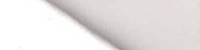
#> input picture signature_detection/Created_signature_classifier_dataset/NON_sign/10116.png, 200 x 50 px, given as the content of the folder Created_signature_classifier_dataset/NON_sign/10116.png, which was not available
$ python signature_level_1.py Created_signature_classifier_dataset/NON_sign/10116.png   (older library calls are emulated)
#> lines starting #> are read from the running program, lines starting #| are printed output that depends on the picture; after the words box and inside, x2 and y2 are one past the last pixel; in counts of white or black regions, pixels touching at a corner belong together; pictures that were not available may be replaced by others from this repository, and a replacement may not be noted
import cv2
import numpy as np
import matplotlib.pyplot as plt
import os
import random
from matplotlib.pyplot import imshow
import sys

##########################################################################

print("path given : " + str(sys.argv[1:]))
x = (sys.argv[1:])
path = x[0]
y = os.listdir(x[0])
images = []
for i in y :
	if i.split('.')[-1].lower() == "png" or i.split('.')[-1].lower() == "jpg" or i.split('.')[-1].lower() == "jpeg":
		images.append(i)
		#print(i)
#print(images)

##########################################################################

for i in images :
	try:
		##########################################################################
		image_name = i   #"01.png"
		print("processing...." + image_name )
		#path = x[0]
		#print(path)
		destination = path + "/DETECTED/" + str(image_name.split('.')[0]) +"/"
		#print(destination)
		destination_prob_stamps = path + "/DETECTED/"  + str(image_name.split('.')[0]) +"/prob_signature/"
		#print(destination_prob_stamps)

		#image_name = arg
		img_path = path + "/" +  image_name

		if not os.path.exists(destination):
			os.makedirs(destination)

		if not os.path.exists(destination_prob_stamps):
			os.makedirs(destination_prob_stamps)

		#############################################################################
		#                             processing part
		#############################################################################
		# read image
		img = cv2.imread(img_path, 0)
#> img: shape (50, 200); min 149, max 255, mean 228.1
		#plt.imshow(img)
		ret, thresh = cv2.threshold(img, 200, 255, cv2.THRESH_BINARY)       # VARIABLE 1
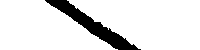
#> thresh: shape (50, 200); 88.9% white; 1 black region, box (x1, y1, x2, y2) and area: (45, 0, 141, 50) 1110
		# Otsu's thresholding
		#ret, thresh = cv2.threshold(img,0,255,cv2.THRESH_BINARY+cv2.THRESH_OTSU)
		##############################
		cv2.imwrite( destination +"thresh.jpg", thresh )

		# connected component labeling and filtering based on size
		size_threshold = (img.shape[0]*img.shape[1])
#> size_threshold = 10000

		#find all your connected components (white blobs in your image)
		nb_components, output, stats, centroids = cv2.connectedComponentsWithStats(cv2.bitwise_not(thresh), connectivity=8)
#> nb_components = 2; stats = [[0, 0, 200, 50, 8890], [45, 0, 96, 50, 1110]]; centroids = [[100.4, 24.41], [92.34, 25.24]]
		sizes = stats[1:, -1]; nb_components = nb_components - 1
#> after `sizes = stats[1:, -1]`: sizes = [1110]
#> after `nb_components = nb_components - 1`: nb_components = 1

		# minimum & maximum size of particles we want to keep (number of pixels)
		min_size = 100  # VARIABLE 2
		max_size = size_threshold*0.7 # VARIABLE 3
#> max_size = 7000
		img2 = np.zeros((output.shape))

		#for every component in the image, you keep it only if it's above min_size & less than max_size
		for i in range(0, nb_components):
			if sizes[i] >= min_size and sizes[i] <= max_size:
				img2[output == i + 1] = 255

		cv2.imwrite( destination+ "connected_components.jpg", (img2) )

		# blurring the image to combine nearby blobs
		filter_size = 9 # 21   # VARIABLE 4
		bb_image = cv2.GaussianBlur(img2,(filter_size,filter_size),0)
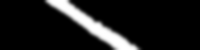
#> bb_image: shape (50, 200) float64; min 0, max 255, mean 28.3

		# find contours and get the external one
		image, contours, hier = cv2.findContours(bb_image.astype('uint8'), cv2.RETR_TREE,
		cv2.CHAIN_APPROX_SIMPLE)
#> contours = 1 contour; box (x1, y1, x2, y2) and area: (42, 0, 144, 50) 1754

		# drawing bounding boxes around probable blobs of stamp

		# h & w ... based on actual image ratio

		stamp_list = []
		for c in contours:
			# get the bounding rect
			x, y, w, h = cv2.boundingRect(c)
			#print(x , " ", y , " ", w , " ",h)
			if (h>img.shape[0]*.05 and h<img.shape[0]*0.7) and (w>img.shape[1]*0.05 and w<img.shape[1]*0.7) :  # # VARIABLE 4
				#print(x , " ", y , " ", w , " ",h)
				# draw a rectangle to visualize
				cv2.rectangle(bb_image, (x, y), (x+w, y+h),(255, 255, 0), 2)
				stamp_list.append([y,y+h,x,x+w])
#> this loop made 1 pass
#> (x, y, w, h) on pass 1: (42, 0, 102, 50)
#> after the loop, stamp_list = []

		cv2.imwrite( destination+ "blur.jpg", (bb_image) )


		##########################################################################
		# 2nd level of scanning for signature by increasing filter size of blur
		#
		##########################################################################
		# blurring the image to combine nearby blobs
		filter_size = 51 # 21   # VARIABLE 4
		bb_image_2 = cv2.GaussianBlur(img2,(filter_size,filter_size),0)
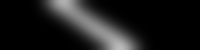
#> bb_image_2: shape (50, 200) float64; min 0, max 187.4, mean 28.3

		# find contours and get the external one
		image, contours, hier = cv2.findContours(bb_image_2.astype('uint8'), cv2.RETR_TREE,
		cv2.CHAIN_APPROX_SIMPLE)
#> contours = 1 contour; box (x1, y1, x2, y2) and area: (28, 0, 156, 50) 4342

		# drawing bounding boxes around probable blobs of stamp

		# h & w ... based on actual image ratio

		#stamp_list = []
		for c in contours:
			# get the bounding rect
			x, y, w, h = cv2.boundingRect(c)
			#print(x , " ", y , " ", w , " ",h)
			if (h>img.shape[0]*.05 and h<img.shape[0]*0.7) and (w>img.shape[1]*0.05 and w<img.shape[1]*0.7) :  # # VARIABLE 4
				#print(x , " ", y , " ", w , " ",h)
				# draw a rectangle to visualize
				cv2.rectangle(bb_image_2, (x, y), (x+w, y+h),(255, 255, 0), 2)
				stamp_list.append([y,y+h,x,x+w])
#> this loop made 1 pass
#> (x, y, w, h) on pass 1: (28, 0, 128, 50)


		##########################################################################
		# define the list of boundaries for COLOR BLOBS
		# Color filter : filter probable stamps based on color
		##########################################################################
		img = cv2.imread(img_path)
#> img is the input picture: shape (50, 200, 3); mean B, G, R 225.7, 227.5, 230.8
		hsv = cv2.cvtColor(img, cv2.COLOR_BGR2HSV)
#> hsv: shape (50, 200, 3); mean H, S, V 11.7, 6, 230.8

		lower_color_spectrum = np.array([0, 100, 100])
		upper_color_spectrum = np.array([360, 255, 255])

		mask = cv2.inRange(hsv, lower_color_spectrum, upper_color_spectrum)
#> mask: shape (50, 200); every value is 0
		res = cv2.bitwise_and(img,img, mask= mask)
#> res: shape (50, 200, 3); every value is 0

		img = cv2.cvtColor(img, cv2.COLOR_BGR2RGB)
		img_c = cv2.cvtColor(img, cv2.COLOR_BGR2RGB)
		size_threshold = (img.shape[0]*img.shape[1])

		#find all your connected components (white blobs in your image)
		nb_components, output, stats, centroids = cv2.connectedComponentsWithStats((mask), connectivity=8)
#> output: shape (50, 200) int32; every value is 0
#> stats = [[0, 0, 200, 50, 10000]]; centroids = [[99.5, 24.5]]
		sizes = stats[1:, -1]; nb_components = nb_components - 1
#> after `sizes = stats[1:, -1]`: sizes = empty array
#> after `nb_components = nb_components - 1`: nb_components = 0

		# minimum & maximum size of particles we want to keep (number of pixels)

		min_size = 10    # VARIABLE 4
		max_size = size_threshold*0.8 # VARIABLE 4
#> max_size = 8000

		img2 = np.zeros((output.shape))
		#for every component in the image, you keep it only if it's above min_size & less than max_size
		for i in range(0, nb_components):
			if sizes[i] >= min_size and sizes[i] <= max_size:
				img2[output == i + 1] = 255
#> img2: shape (50, 200) float64; every value is 0

		filter_size = 15 #  # VARIABLE 4
		bb_image = cv2.GaussianBlur(img2,(filter_size,filter_size),0)

		# find contours and get the external one
		image, contours, hier = cv2.findContours(bb_image.astype('uint8'), cv2.RETR_TREE,
		cv2.CHAIN_APPROX_SIMPLE)
#> contours = []

		# h & w ... based on actual image ratio

		#stamp_list = []
		for c in contours:
			# get the bounding rect
			x, y, w, h = cv2.boundingRect(c)
			#print(x , " ", y , " ", w , " ",h)
			if (h>img.shape[0]*.05 and h<img.shape[0]*0.9) and (w>img.shape[1]*0.1 and w<img.shape[1]*0.9) :  # # VARIABLE 4
				#print(x , " ", y , " ", w , " ",h)
				# draw a rectangle to visualize
				cv2.rectangle(bb_image, (x, y), (x+w, y+h),(255, 255, 0), 2)
				stamp_list.append([y,y+h,x,x+w])
#> this loop made 0 passes
		cv2.imwrite( destination+ "color_mask.jpg", (res) )
		cv2.imwrite( destination+ "color_bb.jpg", (bb_image) )

		# to save black nd white part as probable signature
		img_c = thresh

		for i in range (0,len(stamp_list)):
			extracted_img1 = img_c[stamp_list[i][0]:stamp_list[i][1] ,stamp_list[i][2]:stamp_list[i][3]]
			cv2.imwrite(destination_prob_stamps+str(i)+".png",extracted_img1)


	except :
		print(".....................")
